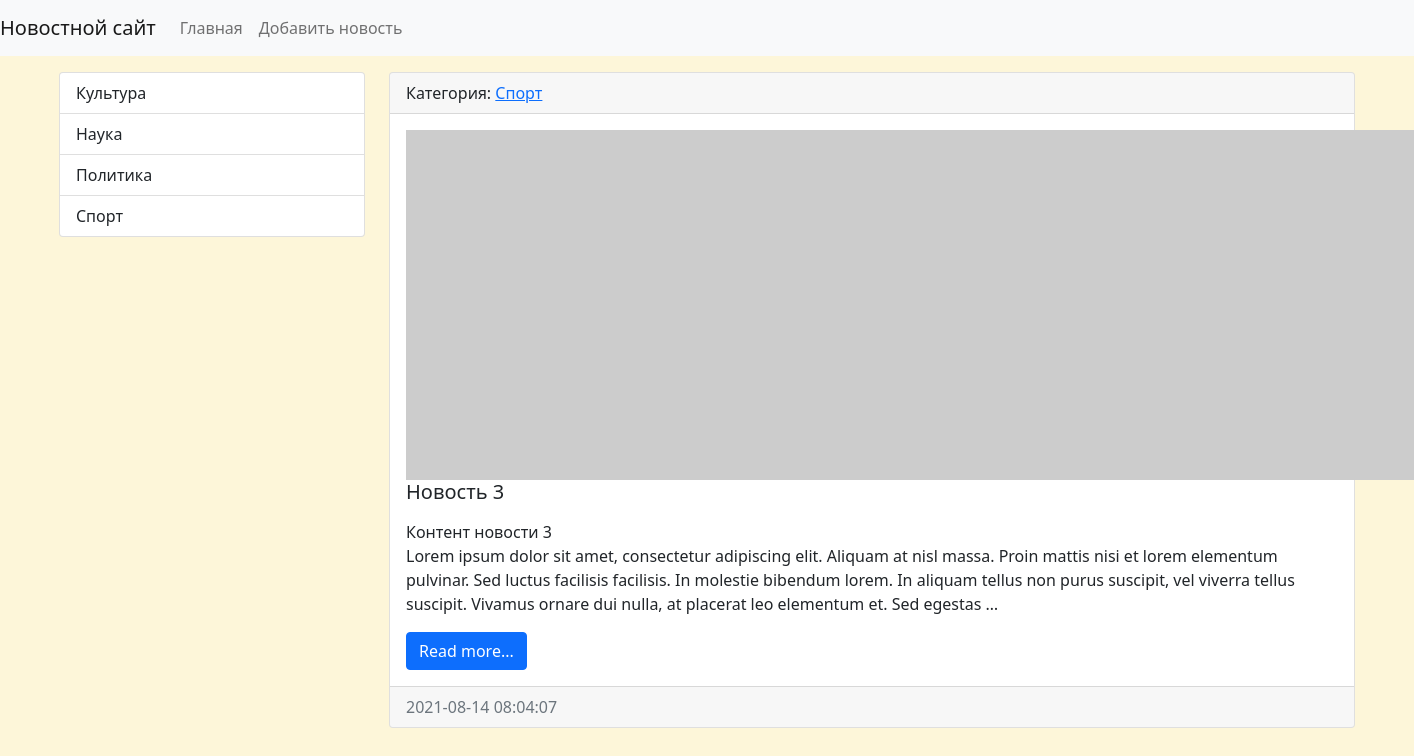
The app's page /category/2/ with its own data.
### news/models.py (models this page shows, shortened)
class Category(models.Model):
    title = models.CharField(max_length=150, db_index=True, verbose_name='Наименование категории')
    def get_absolute_url(self):
        return reverse('category', kwargs={"category_id": self.pk})
    def __str__(self):
        return self.title
    class Meta:
        verbose_name = 'Категория'
        verbose_name_plural = 'Категории'
        ordering = ['title']

class News(models.Model):
    title = models.CharField(max_length=150, verbose_name='Наименование')
    content = models.TextField(blank=True, verbose_name='Контент')
    created_at = models.DateTimeField(auto_now_add=True, verbose_name='Дата публикации')
    updated_at = models.DateTimeField(auto_now=True, verbose_name='Обновлено')
    photo = models.ImageField(upload_to='photos/%Y/%m/%d/', verbose_name='Фото', blank=True)
    is_published = models.BooleanField(default=True, verbose_name='Опубликовано')
    category = models.ForeignKey('Category', on_delete=models.PROTECT, null=True, verbose_name='Категория')
    def get_absolute_url(self):
        return reverse('view_news', kwargs={"pk": self.pk})
    class Meta:
        verbose_name = 'Новость'
        verbose_name_plural = 'Новости'
        ordering = ['-created_at']

### news/views.py (the view)
# urls.py: path('category/<int:category_id>/', NewsByCategory.as_view(extra_context={'title': 'Какой-то Тайтл'}), name='category'),
class NewsByCategory(ListView):
    model = News
    template_name = 'news/home_news_list.html'  # Change directory
    context_object_name = 'news'
    allow_empty = False
    def get_context_data(self, *, object_list=None, **kwargs):
        context = super().get_context_data(**kwargs)
        context['title'] = Category.objects.get(pk=self.kwargs['category_id'],)
        return context
    def get_queryset(self):
        return News.objects.filter(category_id=self.kwargs['category_id'], is_published=True)

### news/templatetags/news_tags.py (called while the page is built)
@register.inclusion_tag('news/list_categories.html')
def show_categories(arg1='Hello', arg2='world'):
    categories = Category.objects.all()
    return {"categories": categories, "arg1": arg1, "arg2": arg2}

### news/templates/news/home_news_list.html (shortened to what this page needs)
{% extends 'base.html' %}
{% block sidebar %}
{% include 'inc/_sidebar.html' %}
{% endblock %}
{% block content %}
{% for item in news %}
<div class="card mb-3">
    <div class="card-header">
        Категория: <a href="{{ item.category.get_absolute_url }}">{{ item.category }}</a>
    </div>
    <div class="card-body">
        <div class="media">
            {% if item.photo %}
            <img src="{{ item.photo.url }}" alt="" width="350" class="mr-3">
            {% else %}
            <img src="https://picsum.photos/id/1060/350/235/?blur=2" alt="" class="mr-3">
            {% endif %}
            <div class="media-body">
                <h5 class="card-title">{{ item.title }}</h5>
                <p class="card-text">{{ item.content|safe|linebreaks|truncatewords:50 }}</p>
                <a href="{{ item.get_absolute_url }}" class="btn btn-primary">Read more...</a>
            </div>
        </div>
    </div>
    <div class="card-footer text-muted">
        {{ item.created_at|date:"Y-m-d H:i:s" }}
    </div>
</div>
{% endfor %}
{% endblock %}

### news/templates/news/list_categories.html
<div class="list-group">
    {% for item in categories %}
    <a href="{{ item.get_absolute_url }}" class="list-group-item list-group-item-action">{{ item.title }}</a>
    {% endfor %}
</div>

### mysite/static/css/style.css (style rules this page uses)
body { background-color: #FDF6D9; }

### records on screen
Category: title "Культура"
Category: title "Наука"
Category: title "Политика"
Category: title "Спорт"
News: category "Спорт", title "Новость 3", content "Контент новости 3 Lorem ipsum dolor sit amet, consectetur adipiscing elit. Aliquam at nisl massa. Proin mattis nisi et lorem elementum pulvinar. Sed luctus facilisis facilisis. In molestie bibendum lorem. In aliquam tellus non purus suscipit, vel viverra tellus suscipit. Vivamus ornare dui nulla, at placerat leo elementum et. Sed egestas …", created_at "2021-08-14 08:04:07"
